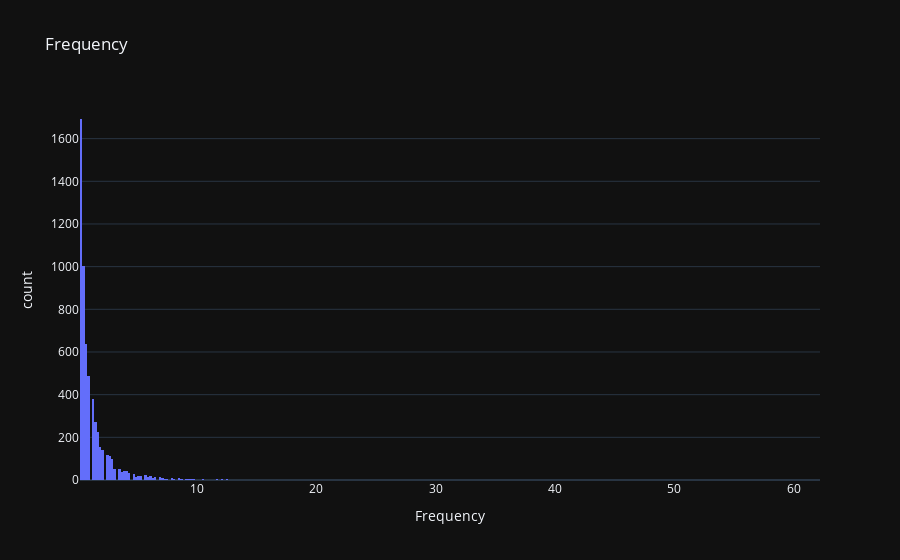

Notebook cell for this chart:
### Code cell
# make histogram of the frequency column
px.histogram(frequency_df, x='Frequency', title='Frequency')

### Figure 1 — Plotly figure (JSON) as saved in the notebook; plotly's stock layout.template omitted (floating-point values rounded to 4 significant figures; data arrays with more than 128 entries replaced by an {"elided": "..."} marker saying what was removed)
{"data": [{"alignmentgroup": "True", "bingroup": "x", "hovertemplate": "Frequency=%{x}<br>count=%{y}<extra></extra>", "legendgroup": "", "marker": {"color": "#636efa", "pattern": {"shape": ""}}, "name": "", "offsetgroup": "", "orientation": "v", "showlegend": false, "x": {"elided": "5881 float values"}, "xaxis": "x", "yaxis": "y", "type": "histogram"}], "layout": {"xaxis": {"anchor": "y", "domain": [0.0, 1.0], "title": {"text": "Frequency"}}, "yaxis": {"anchor": "x", "domain": [0.0, 1.0], "title": {"text": "count"}}, "legend": {"tracegroupgap": 0}, "title": {"text": "Frequency"}, "barmode": "relative"}}
